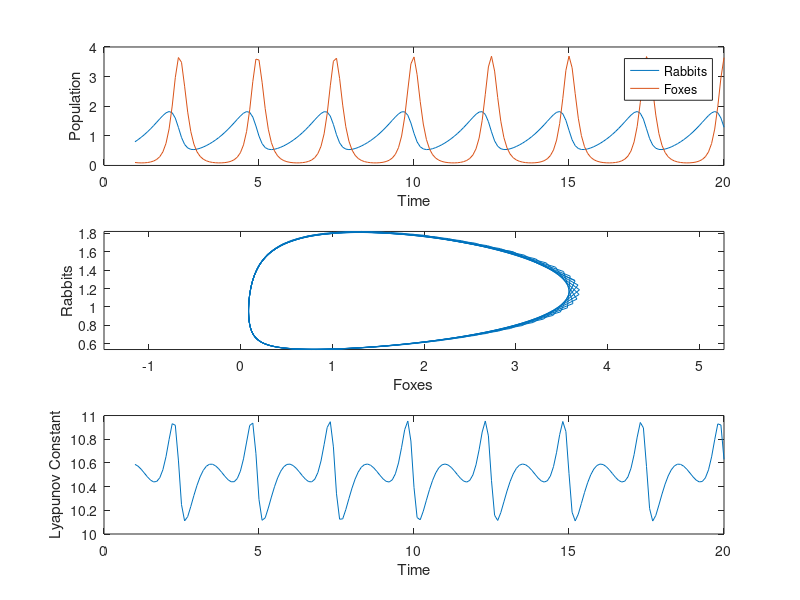

Write the MATLAB code that produced this figure. (Note: this script raises an error after producing the figure.)
clear all
close all

%Want time step 0.043 (smallest required by other solvers) wanna go 
dt = 0.1;
time = 20;
N = 1:dt:time;
iter = size(N,2);
alpha = 8;

%%%%%%%%%%%%%%%%%%%%%%%%%%%%%%%%%%%%%%%%%%%%%%%%%%%%

X = zeros(2,iter);
x = [0.8; 0.1];
X(:,1) = x;
for i=2:iter
	x(1) = x(1)+dt*(1-x(2))*x(1);
	x(2) = x(2)+alpha*dt*(x(1)-1)*x(2);
	X(:,i) = x;
end

figure(1);
subplot(3,1,1)
plot(N,X(1,:))
hold on
plot(N,X(2,:))
xlabel('Time')
ylabel('Population')
legend('Rabbits','Foxes')

subplot(3,1,2)
plot(X(2,:),X(1,:))
xlabel('Foxes')
ylabel('Rabbits')
axis equal

subplot(3,1,3)
H = alpha*X(1,:)+X(2,:)-log(X(1,:).^alpha .* X(2,:));
plot(N,H)
xlabel('Time')
ylabel('Lyapunov Constant')
suptitle('Symplectic Euler A - dt = 0.1')
disp(sprintf('Lyapunov Drift for Sympletic Euler A: %f',max(H)-min(H))) 

%%%%%%%%%%%%%%%%%%%%%%%%%%%%%%%%%%%%%%%%%%%%%%%%%%%%
disp('0.235 is the timestep for which the explicit euler A has a lyapounuv constant that drifts less then ode45')
